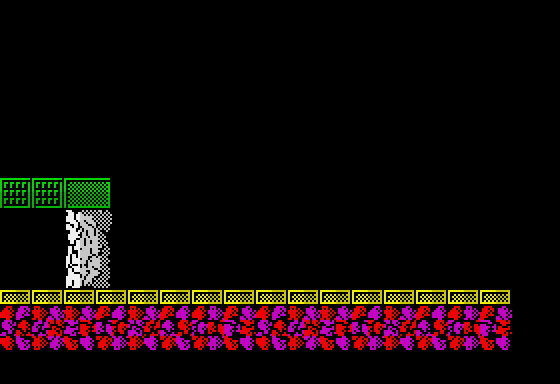

The image is a tile-based game level rendered from a .tmx file. Its description and source (layers, tilesets, objects; grid data summarised) follow:
An orthogonal 35x24 tile map with 16x16 px tiles, 3 tile layers (Stars, Tile Layer 1, Tile Layer 2), 1 hidden layer not drawn, 16 tilesets and 5 objects (2x rocket, vitorc, grenade_pack, bubble_creator).

<map version="1.0" orientation="orthogonal" width="35" height="24" tilewidth="16" tileheight="16">
 <properties>
  <property name="background_color" value="#000000" />
  <property name="nextLevel" value="L01S05" />
 </properties>
 <tileset firstgid="1" name="tiles" tilewidth="16" tileheight="16">
  <image source="../images/tiles.gif" width="240" height="512" />
 </tileset>
 <tileset firstgid="481" name="metatiles" tilewidth="16" tileheight="16">
  <image source="../images/metatiles.gif" width="128" height="16" />
  <tile id="0">
   <properties>
    <property name="type" value="solid" />
   </properties>
  </tile>
 </tileset>
 <tileset firstgid="489" name="ship" tilewidth="176" tileheight="128">
  <image source="../images/ship.gif" width="176" height="128" />
 </tileset>
 <tileset firstgid="490" name="gate" tilewidth="176" tileheight="144">
  <image source="../images/gate.gif" width="176" height="144" />
 </tileset>
 <tileset firstgid="491" name="rocks" tilewidth="512" tileheight="48">
  <image source="../images/rocks.gif" width="512" height="48" />
 </tileset>
 <tileset firstgid="492" name="ship_fire" tilewidth="16" tileheight="32">
  <image source="../images/ship_fire.gif" width="48" height="128" />
 </tileset>
 <tileset firstgid="504" name="light" tilewidth="16" tileheight="16">
  <image source="../images/light.gif" width="128" height="32" />
 </tileset>
 <tileset firstgid="520" name="vitorc" tilewidth="48" tileheight="64">
  <image source="../images/vitorc.gif" width="528" height="64" />
 </tileset>
 <tileset firstgid="531" name="turret" tilewidth="96" tileheight="80">
  <image source="../images/turret.gif" width="96" height="80" />
 </tileset>
 <tileset firstgid="532" name="cocoon" tilewidth="80" tileheight="128">
  <image source="../images/cocoon.gif" width="80" height="128" />
 </tileset>
 <tileset firstgid="533" name="radar" tilewidth="80" tileheight="128">
  <image source="../images/radar.gif" width="80" height="128" />
 </tileset>
 <tileset firstgid="534" name="rocket" tilewidth="64" tileheight="96">
  <image source="../images/rocket.gif" width="64" height="96" />
 </tileset>
 <tileset firstgid="535" name="grenade_pack" tilewidth="32" tileheight="32">
  <image source="../images/grenade_pack.gif" width="32" height="32" />
 </tileset>
 <tileset firstgid="536" name="teleport" tilewidth="64" tileheight="96">
  <image source="../images/teleport.gif" width="512" height="96" />
 </tileset>
 <tileset firstgid="544" name="piston" tilewidth="48" tileheight="64">
  <image source="../images/piston.gif" width="48" height="64" />
 </tileset>
 <tileset firstgid="545" name="bubble" tilewidth="32" tileheight="32">
  <image source="../images/bubble.gif" width="96" height="192" />
 </tileset>
 <layer name="Stars" width="35" height="24">
  <data>[840 cells, 0 non-empty, 0 distinct tile ids]</data>
 </layer>
 <objectgroup name="Object Layer 3" width="35" height="24" />
 <layer name="Tile Layer 1" width="35" height="24">
  <data>[840 cells, 33 non-empty, 3 distinct tile ids]</data>
 </layer>
 <objectgroup color="#a41e0c" name="Object Layer 1" width="35" height="24">
  <object name="vitorc" gid="520" x="0" y="176" />
  <object name="rocket" gid="534" x="432" y="288" />
  <object name="rocket" gid="534" x="368" y="288" />
  <object name="grenade_pack" gid="535" x="304" y="288" />
  <object name="bubble_creator" gid="545" x="512" y="64" />
 </objectgroup>
 <objectgroup name="Object Layer 2" width="35" height="24" />
 <layer name="Tile Layer 2" width="35" height="24">
  <data>[840 cells, 29 non-empty, 25 distinct tile ids]</data>
 </layer>
 <layer name="Collision" width="35" height="24" visible="0">
  <data>[840 cells, 46 non-empty, 1 distinct tile ids]</data>
 </layer>
</map>
